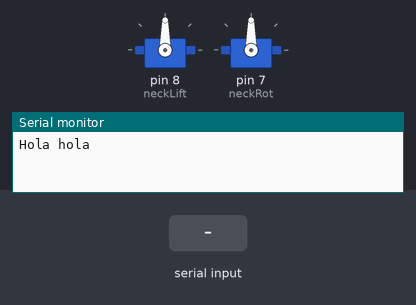
Simulated run of this sketch. Board: Arduino Uno, built with avr-gcc and run on an emulated ATmega328P. Shown: 2 × servo, the last lines printed to the serial monitor. The test bench sets the inputs (shaded band).

Above: at 1.2 s.
1.3 s: "q" received over Serial
At 2.4 s:
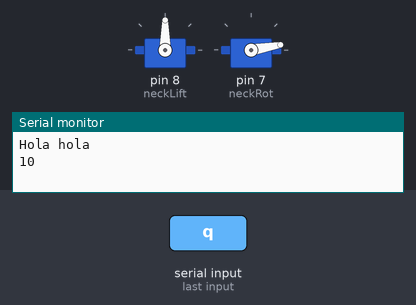
2.8 s: "d" received over Serial
At 3.6 s:
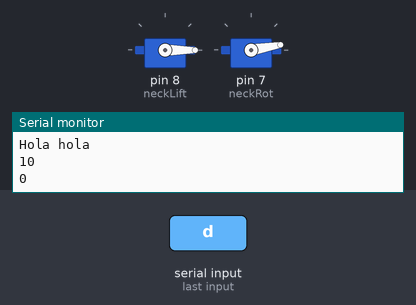
4.3 s: "w" received over Serial
At 4.7 s:
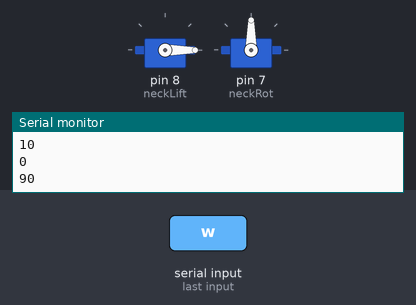
5.8 s: "q" received over Serial
At 7.0 s:
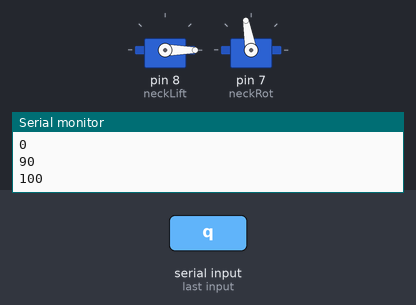
7.3 s: "s" received over Serial
At 8.2 s:
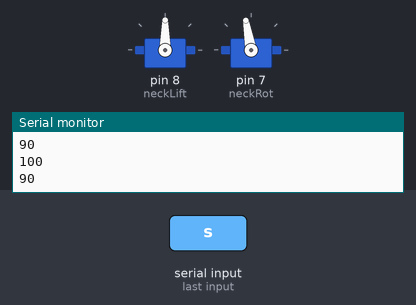
8.8 s: "a" received over Serial
At 9.3 s:
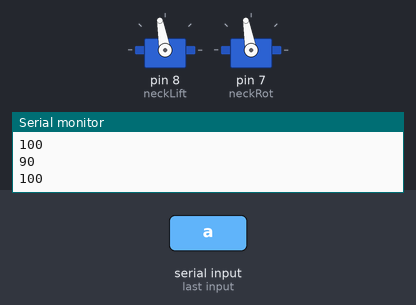
Timing chart, 0 to 11.3 s (numbered marks = the images above; inputs shaded):
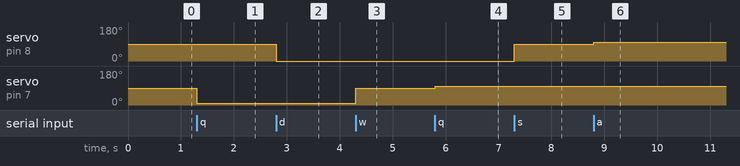

Measured:
- after the input at 1.3 s, servo on pin 7 (neckRot): 90° → 10° at once
- after the input at 2.8 s, servo on pin 8 (neckLift): 90° → 0° at once
- after the input at 4.3 s, servo on pin 7 (neckRot): 10° → 90° at once
- after the input at 5.8 s, servo on pin 7 (neckRot): 90° → 100° at once
- after the input at 7.3 s, servo on pin 8 (neckLift): 0° → 90° at once
- after the input at 8.8 s, servo on pin 8 (neckLift): 90° → 100° at once

The sketch:

Dragon_Neck_Test.ino
```cpp
#include<Servo.h>
Servo neckRot;
Servo neckLift;


void servoMove();
int posRot = 0; // initial position of servo
int posLift = 0;

char valSerial; // initial value of input

void setup() {
  Serial.begin(9600);
  Serial.println("Hola hola");
  neckLift.attach(8);
  neckRot.attach(7);

}

void loop() {
if (Serial.available()>0){
  valSerial = Serial.read();// read the serial value
  servoMove();
 }
}

  //-----------------------------NEOPIXEL EYES-----------------------------------

//-----------------------------SERVO CONTROL-----------------------------------

void servoMove(){
  switch(valSerial)
  {
//neckRot
  case 'q':
    if(posRot<180) posRot += 10; //than position of servo motor increases by 1 ( anti clockwise)
    Serial.println(posRot);
    neckRot.write(posRot);// the servo will move according to position
    delay(15);//delay for the servo to get to the position
    break;

  case 'e':
   if(posRot>0) posRot -= 10; //than position of servo motor decreases by 1 (clockwise)
    Serial.println(posRot);
    neckRot.write(posRot);
    delay(15);
    break;

   case 'w':
    posRot = 90; //the servo gets to its middle position
    Serial.println(posRot);
    neckRot.write(posRot);
    delay(50);
    break;

//neckLift
  case 'a':
    if(posLift<180) posLift += 10; //the position of servo motor increases by 1 ( anti clockwise)
    Serial.println(posLift);
    neckLift.write(posLift);// the servo will move according to position
    delay(15);//delay for the servo to get to the position
    break;

  case 'd':
   if(posLift>0) posLift -= 10; //the position of servo motor decreases by 1 (clockwise)
    Serial.println(posLift);
    neckLift.write(posLift);
    delay(15);
    break;

   case 's':
    posLift = 90; //the servo gets to its middle position
    Serial.println(posLift);
    neckLift.write(posLift);
    delay(50);
    break;

 }
}
```
